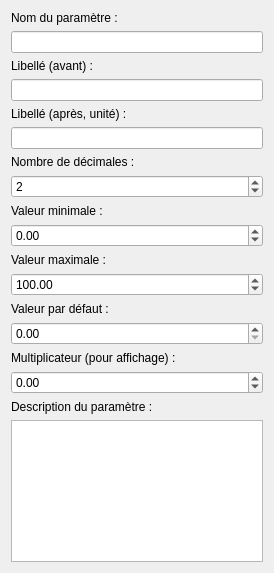
<?xml version="1.0" encoding="UTF-8"?>
<ui version="4.0">
 <class>WidgetDouble</class>
 <widget class="QWidget" name="WidgetDouble">
  <property name="geometry">
   <rect>
    <x>0</x>
    <y>0</y>
    <width>274</width>
    <height>573</height>
   </rect>
  </property>
  <property name="sizePolicy">
   <sizepolicy hsizetype="Fixed" vsizetype="Expanding">
    <horstretch>0</horstretch>
    <verstretch>0</verstretch>
   </sizepolicy>
  </property>
  <property name="windowTitle">
   <string>Form</string>
  </property>
  <layout class="QVBoxLayout" name="verticalLayout">
   <item>
    <widget class="QLabel" name="label">
     <property name="text">
      <string>Nom du paramètre :</string>
     </property>
    </widget>
   </item>
   <item>
    <widget class="QLineEdit" name="alias"/>
   </item>
   <item>
    <widget class="QLabel" name="label_2">
     <property name="text">
      <string>Libellé (avant) :</string>
     </property>
    </widget>
   </item>
   <item>
    <widget class="QLineEdit" name="libBefore"/>
   </item>
   <item>
    <widget class="QLabel" name="label_4">
     <property name="text">
      <string>Libellé (après, unité) :</string>
     </property>
    </widget>
   </item>
   <item>
    <widget class="QLineEdit" name="libAfter"/>
   </item>
   <item>
    <widget class="QLabel" name="label_8">
     <property name="text">
      <string>Nombre de décimales :</string>
     </property>
    </widget>
   </item>
   <item>
    <widget class="QSpinBox" name="nbDec">
     <property name="value">
      <number>2</number>
     </property>
    </widget>
   </item>
   <item>
    <widget class="QLabel" name="label_6">
     <property name="text">
      <string>Valeur minimale :</string>
     </property>
    </widget>
   </item>
   <item>
    <widget class="QDoubleSpinBox" name="min">
     <property name="minimum">
      <double>-999999999.000000000000000</double>
     </property>
     <property name="maximum">
      <double>999999999.000000000000000</double>
     </property>
    </widget>
   </item>
   <item>
    <widget class="QLabel" name="label_7">
     <property name="text">
      <string>Valeur maximale :</string>
     </property>
    </widget>
   </item>
   <item>
    <widget class="QDoubleSpinBox" name="max">
     <property name="minimum">
      <double>-999999999.000000000000000</double>
     </property>
     <property name="maximum">
      <double>999999999.000000000000000</double>
     </property>
     <property name="value">
      <double>100.000000000000000</double>
     </property>
    </widget>
   </item>
   <item>
    <widget class="QLabel" name="label_5">
     <property name="text">
      <string>Valeur par défaut :</string>
     </property>
    </widget>
   </item>
   <item>
    <widget class="QDoubleSpinBox" name="defaultValue">
     <property name="minimum">
      <double>0.000000000000000</double>
     </property>
     <property name="maximum">
      <double>100.000000000000000</double>
     </property>
    </widget>
   </item>
   <item>
    <widget class="QLabel" name="label_9">
     <property name="text">
      <string>Multiplicateur (pour affichage) :</string>
     </property>
    </widget>
   </item>
   <item>
    <widget class="QDoubleSpinBox" name="mult">
     <property name="minimum">
      <double>-999999999.000000000000000</double>
     </property>
     <property name="maximum">
      <double>999999999.000000000000000</double>
     </property>
    </widget>
   </item>
   <item>
    <widget class="QLabel" name="label_3">
     <property name="text">
      <string>Description du paramètre :</string>
     </property>
    </widget>
   </item>
   <item>
    <widget class="QPlainTextEdit" name="description">
     <property name="sizePolicy">
      <sizepolicy hsizetype="Preferred" vsizetype="Expanding">
       <horstretch>0</horstretch>
       <verstretch>0</verstretch>
      </sizepolicy>
     </property>
    </widget>
   </item>
   <item>
    <spacer name="verticalSpacer">
     <property name="orientation">
      <enum>Qt::Vertical</enum>
     </property>
     <property name="sizeHint" stdset="0">
      <size>
       <width>20</width>
       <height>40</height>
      </size>
     </property>
    </spacer>
   </item>
  </layout>
 </widget>
 <resources/>
 <connections/>
</ui>
